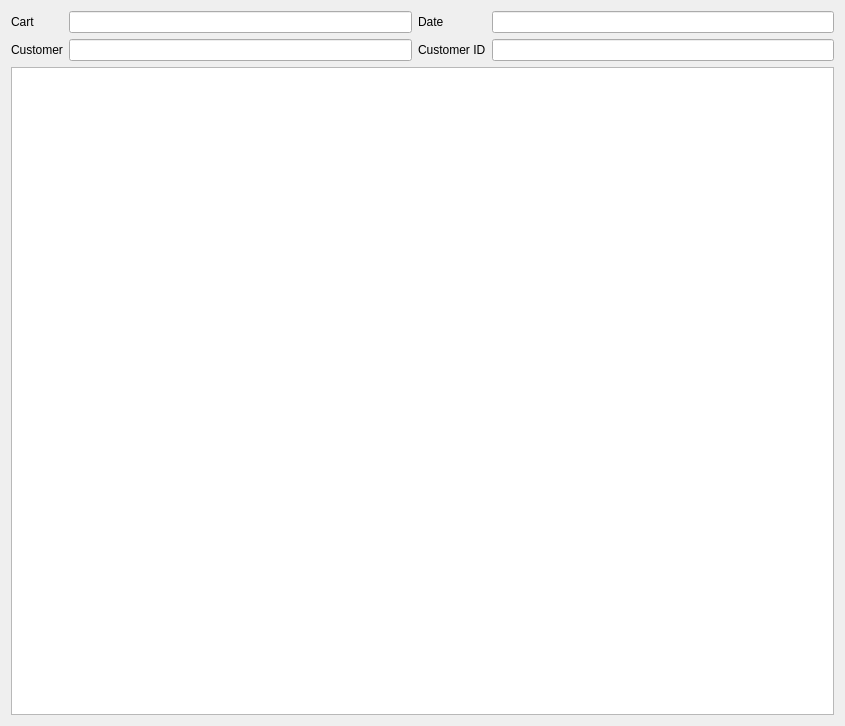
<?xml version="1.0" encoding="UTF-8"?>
<ui version="4.0">
 <class>CartWidget</class>
 <widget class="QWidget" name="CartWidget">
  <property name="geometry">
   <rect>
    <x>0</x>
    <y>0</y>
    <width>845</width>
    <height>726</height>
   </rect>
  </property>
  <property name="windowTitle">
   <string>Form</string>
  </property>
  <layout class="QGridLayout" name="gridLayout">
   <item row="1" column="0">
    <widget class="QTableView" name="tableViewCart"/>
   </item>
   <item row="0" column="0">
    <layout class="QGridLayout" name="gridLayout_4">
     <item row="2" column="1">
      <widget class="QLineEdit" name="lineEditCartCustomer">
       <property name="baseSize">
        <size>
         <width>120</width>
         <height>0</height>
        </size>
       </property>
       <property name="readOnly">
        <bool>true</bool>
       </property>
      </widget>
     </item>
     <item row="2" column="0">
      <widget class="QLabel" name="label">
       <property name="text">
        <string>Customer</string>
       </property>
      </widget>
     </item>
     <item row="2" column="2">
      <widget class="QLabel" name="label_2">
       <property name="text">
        <string>Customer ID</string>
       </property>
      </widget>
     </item>
     <item row="2" column="3">
      <widget class="QLineEdit" name="lineEditCartCustimerId">
       <property name="readOnly">
        <bool>true</bool>
       </property>
      </widget>
     </item>
     <item row="1" column="3">
      <widget class="QLineEdit" name="lineEditCartDate">
       <property name="baseSize">
        <size>
         <width>120</width>
         <height>0</height>
        </size>
       </property>
       <property name="readOnly">
        <bool>true</bool>
       </property>
      </widget>
     </item>
     <item row="1" column="2">
      <widget class="QLabel" name="label_3">
       <property name="text">
        <string>Date</string>
       </property>
      </widget>
     </item>
     <item row="1" column="0">
      <widget class="QLabel" name="label_4">
       <property name="text">
        <string>Cart</string>
       </property>
      </widget>
     </item>
     <item row="1" column="1">
      <widget class="QLineEdit" name="lineEditCartName"/>
     </item>
    </layout>
   </item>
  </layout>
 </widget>
 <resources/>
 <connections/>
</ui>
